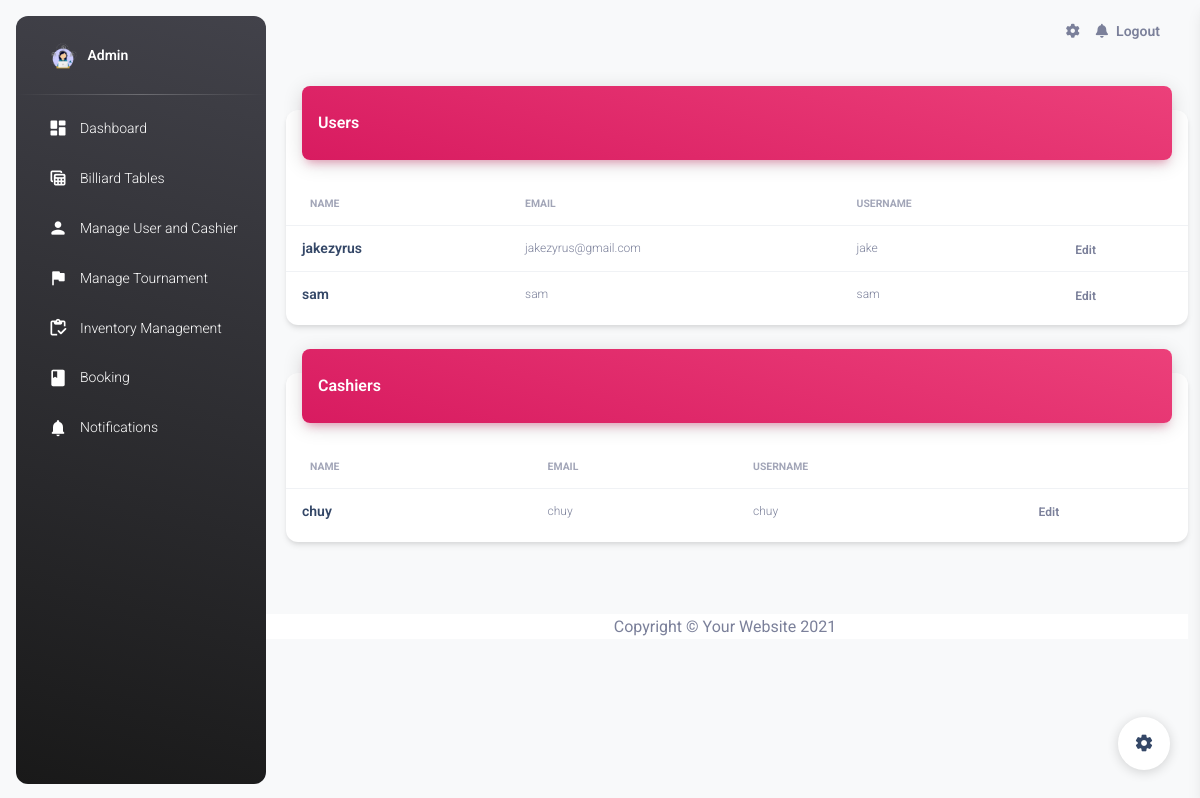
The page /manage_user.php on the database as committed earlier.
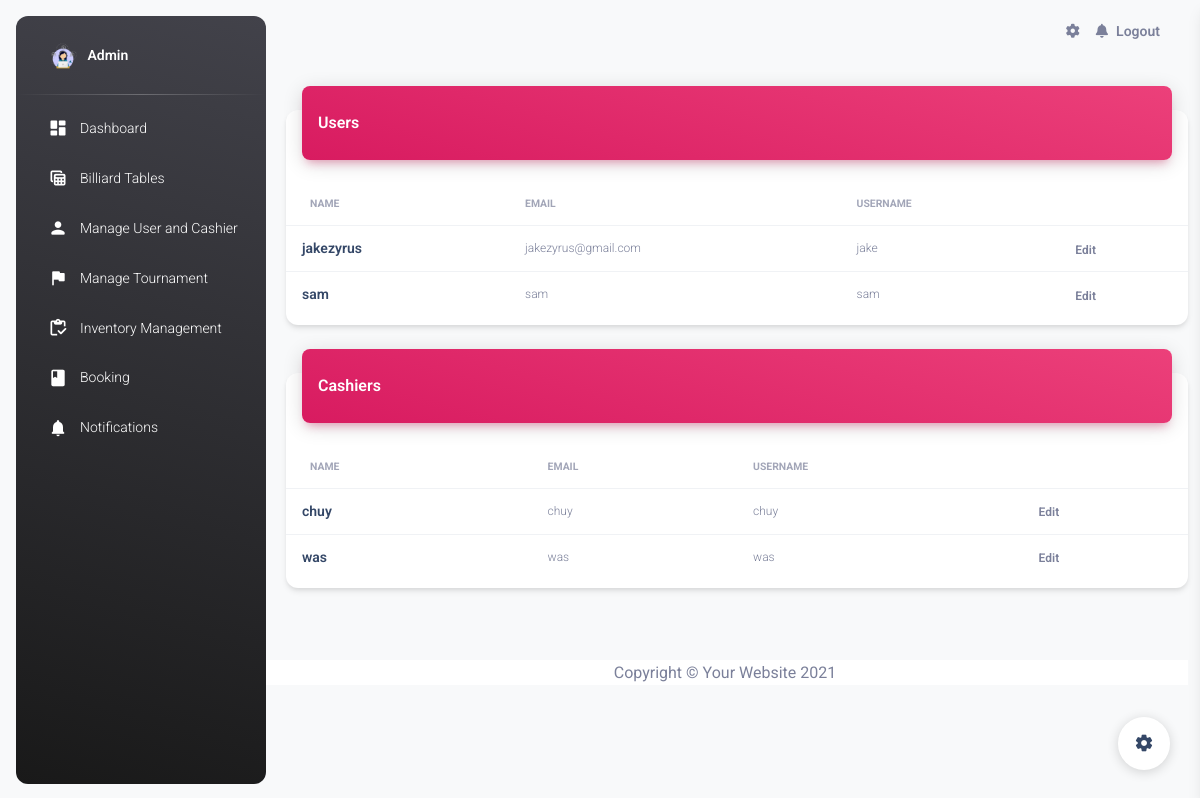
The same page on the database as committed later.
### tables this page shows
CREATE TABLE `users` (
  `user_id` int(11) NOT NULL,
  `name` varchar(100) NOT NULL,
  `email` text NOT NULL,
  `username` varchar(50) NOT NULL,
  `password` varchar(100) NOT NULL,
  `role` varchar(100) NOT NULL
);

### manage_user.php (the view, shortened to what the changed rows need)
<!DOCTYPE html>
<html lang="en">
   <head>
      <link href="./assets/css/nucleo-icons.css" rel="stylesheet" />
      <link href="./assets/css/nucleo-svg.css" rel="stylesheet" />
      <link id="pagestyle" href="./assets/css/material-dashboard.css?v=3.1.0" rel="stylesheet" />
      <link href="vendor/fontawesome-free/css/all.min.css" rel="stylesheet" type="text/css">
   </head>
   <body class="g-sidenav-show  bg-gray-100">
      <main class="main-content border-radius-lg ">
         <?php
            include 'conn.php';
            $sql_users = "SELECT user_id, name, email, username FROM users WHERE role = 'user'";
            $stmt_users = $conn->prepare($sql_users);
            $stmt_users->execute();
            $users = $stmt_users->fetchAll(PDO::FETCH_ASSOC);
            $sql_cashiers = "SELECT user_id, name, email, username FROM users WHERE role = 'cashier'";
            $stmt_cashiers = $conn->prepare($sql_cashiers);
            $stmt_cashiers->execute();
            $cashiers = $stmt_cashiers->fetchAll(PDO::FETCH_ASSOC);
            ?>
            <div class="container-fluid py-4">
                <div class="row">
                    <div class="col-12">
                        <div class="card my-4">
                            <div class="card-body px-0 pb-2">
                                <div class="table-responsive p-0">
                                    <table class="table align-items-center mb-0">
                                        <thead>
                                            <tr>
                                                <th class="text-uppercase text-secondary text-xxs font-weight-bolder opacity-7">Name</th>
                                                <th class="text-uppercase text-secondary text-xxs font-weight-bolder opacity-7 ps-2">Email</th>
                                                <th class="text-uppercase text-secondary text-xxs font-weight-bolder opacity-7 ps-2">Username</th>
                                                <th class="text-secondary opacity-7"></th>
                                            </tr>
                                        </thead>
                                        <tbody>
                                            <?php
                                            if (!empty($users)) {
                                                foreach ($users as $user) {
                                                    echo '<tr>' .
                                                            '<td>' .
                                                                '<div class="d-flex px-2 py-1">' .
                                                                    '<div class="d-flex flex-column justify-content-center">' .
                                                                        '<h6 class="mb-0 text-sm">' . htmlspecialchars($user["name"]) . '</h6>' .
                                                                    '</div>' .
                                                                '</div>' .
                                                            '</td>' .
                                                            '<td>' .
                                                                '<p class="text-xs text-secondary mb-0">' . htmlspecialchars($user["email"]) . '</p>' .
                                                            '</td>' .
                                                            '<td>' .
                                                                '<p class="text-xs text-secondary mb-0">' . htmlspecialchars($user["username"]) . '</p>' .
                                                            '</td>' .
                                                            '<td class="align-middle">' .
                                                                '<a href="javascript:;" class="text-secondary font-weight-bold text-xs" data-toggle="tooltip" data-original-title="Edit user">' .
                                                                'Edit' .
                                                                '</a>' .
                                                            '</td>' .
                                                        '</tr>';
                                                }
                                            } else {
                                                echo '<tr><td colspan="4">No users found</td></tr>';
                                            }
                                            ?>
                                        </tbody>
                                    </table>
                                </div>
                            </div>
                        </div>
                    </div>
                </div>
                <div class="row">
                    <div class="col-12">
                        <div class="card my-4">
                            <div class="card-body px-0 pb-2">
                                <div class="table-responsive p-0">
                                    <table class="table align-items-center mb-0">
                                        <thead>
                                            <tr>
                                                <th class="text-uppercase text-secondary text-xxs font-weight-bolder opacity-7">Name</th>
                                                <th class="text-uppercase text-secondary text-xxs font-weight-bolder opacity-7 ps-2">Email</th>
                                                <th class="text-uppercase text-secondary text-xxs font-weight-bolder opacity-7 ps-2">Username</th>
                                                <th class="text-secondary opacity-7"></th>
                                            </tr>
                                        </thead>
                                        <tbody>
                                            <?php
                                            if (!empty($cashiers)) {
                                                foreach ($cashiers as $cashier) {
                                                    echo '<tr>' .
                                                            '<td>' .
                                                                '<div class="d-flex px-2 py-1">' .
                                                                    '<div class="d-flex flex-column justify-content-center">' .
                                                                        '<h6 class="mb-0 text-sm">' . htmlspecialchars($cashier["name"]) . '</h6>' .
                                                                    '</div>' .
                                                                '</div>' .
                                                            '</td>' .
                                                            '<td>' .
                                                                '<p class="text-xs text-secondary mb-0">' . htmlspecialchars($cashier["email"]) . '</p>' .
                                                            '</td>' .
                                                            '<td>' .
                                                                '<p class="text-xs text-secondary mb-0">' . htmlspecialchars($cashier["username"]) . '</p>' .
                                                            '</td>' .
                                                            '<td class="align-middle">' .
                                                                '<a href="javascript:;" class="text-secondary font-weight-bold text-xs" data-toggle="tooltip" data-original-title="Edit user">' .
                                                                'Edit' .
                                                                '</a>' .
                                                            '</td>' .
                                                        '</tr>';
                                                }
                                            } else {
                                                echo '<tr><td colspan="4">No cashiers found</td></tr>';
                                            }
                                            ?>
                                        </tbody>
                                    </table>
                                </div>
                            </div>
                        </div>
                    </div>
                </div>
            </div>
      </main>
   </body>
</html>

Rows that differ between the two databases and show on the page:
added users: name "was", email "was", username "was", shown under "Cashiers"
